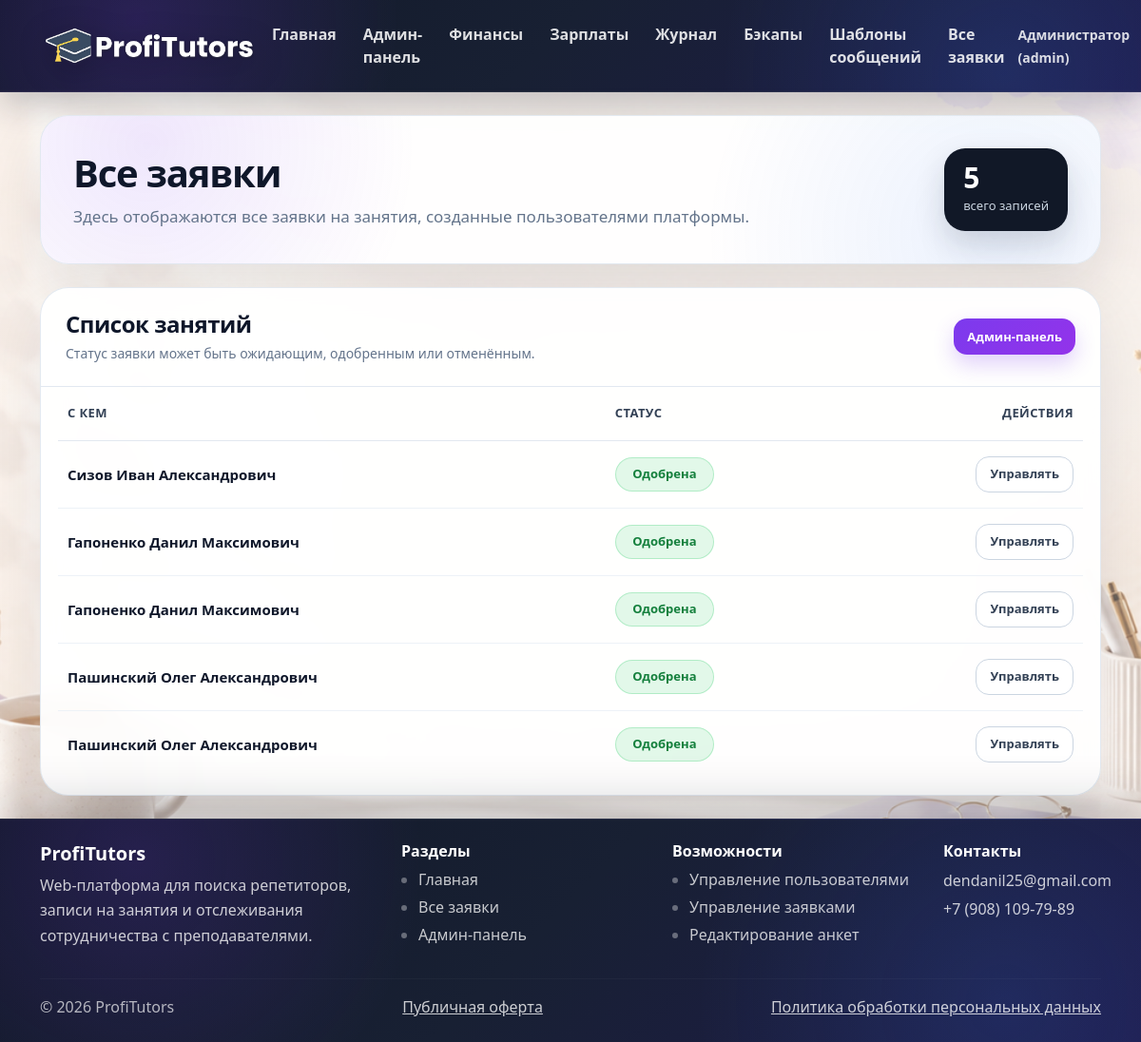
The app's page /bookings (signed in) with its own data.
### app.py (models this page shows)
class User(db.Model):
    __tablename__ = "users"
    id = db.Column(db.Integer, primary_key=True)
    name = db.Column(db.String(120), nullable=False)
    email = db.Column(db.String(180), nullable=False, unique=True)
    password_hash = db.Column(db.String(255), nullable=False)
    role = db.Column(db.String(20), nullable=False)
    tutor_status = db.Column(db.String(20), default="approved")
    can_edit_profile = db.Column(db.Boolean, default=True)
    can_receive_bookings = db.Column(db.Boolean, default=True)
    can_be_visible = db.Column(db.Boolean, default=True)
    is_hidden = db.Column(db.Boolean, default=False)
    admin_owner_id = db.Column(db.Integer, db.ForeignKey("users.id"), nullable=True)
    admin_owner_key = db.Column(db.String(20), nullable=True)
    telegram_chat_id = db.Column(db.String(40), nullable=True)
    telegram_link_code = db.Column(db.String(20), nullable=True, unique=True)
    email_verified = db.Column(db.Boolean, default=True)
    email_verification_code = db.Column(db.String(10), nullable=True)
    email_verification_expires = db.Column(db.DateTime, nullable=True)
    email_verification_sent_at = db.Column(db.DateTime, nullable=True)
    offer_accepted_at = db.Column(db.DateTime, nullable=True)
    pdn_consent_at = db.Column(db.DateTime, nullable=True)
    created_at = db.Column(db.DateTime, default=datetime.utcnow)
    tutor_profile = db.relationship(
        "TutorProfile",
        back_populates="user",
        uselist=False,
        cascade="all, delete-orphan",
    )

### app.py (the view)
@app.route("/bookings")
@login_required
def bookings():
    user = current_user()
    if user.role == "parent":
        bookings_query = Booking.query.filter_by(parent_id=user.id)
    elif user.role == "tutor":
        if not tutor_can_receive_bookings(user):
            return redirect(url_for("tutor_moderation"))
        bookings_query = Booking.query.filter_by(tutor_id=user.id)
    else:
        bookings_query = Booking.query
    bookings_items = bookings_query.order_by(Booking.created_at.desc()).all()
    view = []
    for booking in bookings_items:
        if user.role == "parent":
            other_user = booking.tutor
        elif user.role == "tutor":
            other_user = booking.parent
        else:
            other_user = booking.tutor or booking.parent
        view.append(
            {
                "id": booking.id,
                "date": booking.lesson_date,
                "time": booking.lesson_time,
                "with_name": other_user.name if other_user else "—",
                "parent_id": booking.parent_id,
                "tutor_id": booking.tutor_id,
                "status": booking.status,
            }
        )
    return render_template("bookings.html", title="Мои записи", bookings=view)

### templates/bookings.html (shortened to what this page needs)
{% extends "base.html" %}
{% block content %}
<div class="bookings-page">
    <section class="bookings-hero">
        <div>
            {% if user.role == "tutor" %}
                <h1 class="bookings-title">
                    Заявки родителей
                </h1>
                <p class="bookings-text">
                    Здесь отображаются заявки родителей на занятия. Репетитор может принять заявку,
                    вернуть её в ожидание или отменить.
                </p>
            {% else %}
                <h1 class="bookings-title">
                    Все заявки
                </h1>
                <p class="bookings-text">
                    Здесь отображаются все заявки на занятия, созданные пользователями платформы.
                </p>
            {% endif %}
        </div>
        <div class="bookings-count-card">
            <div class="bookings-count-number">
                {{ bookings|length }}
            </div>
            <div class="bookings-count-text">
                всего записей
            </div>
        </div>
    </section>
    <section class="bookings-card">
        <div class="bookings-card-header">
            <div>
                {% if user.role == "tutor" %}
                    <h2 class="bookings-card-title">
                        Заявки на мои занятия
                    </h2>
                    <p class="bookings-card-subtitle">
                        Меняйте статус заявки после согласования с родителем.
                    </p>
                {% else %}
                    <h2 class="bookings-card-title">
                        Список занятий
                    </h2>
                    <p class="bookings-card-subtitle">
                        Статус заявки может быть ожидающим, одобренным или отменённым.
                    </p>
                {% endif %}
            </div>
            {% if user.role == "parent" %}
                <a href="{{ url_for('tutors') }}" class="ps-btn ps-btn-main">
                    Найти репетитора
                </a>
            {% elif user.role == "tutor" %}
                <a href="{{ url_for('edit_tutor_profile') }}" class="ps-btn ps-btn-main">
                    Редактировать профиль
                </a>
            {% elif user.role == "admin" %}
                <a href="{{ url_for('admin') }}" class="ps-btn ps-btn-main">
                    Админ-панель
                </a>
            {% endif %}
        </div>
        {% if bookings %}
            <div class="bookings-table-wrap">
                <table class="bookings-table">
                    <thead>
                        <tr>
                            {% if user.role == "tutor" %}
                                <th>Родитель</th>
                            {% elif user.role == "parent" %}
                                <th>Репетитор</th>
                            {% else %}
                                <th>С кем</th>
                            {% endif %}
                            <th>Статус</th>
                            <th class="text-end">Действия</th>
                        </tr>
                    </thead>
                    <tbody>
                        {% for b in bookings %}
                        <tr>
                            <td class="booking-person">
                                {{ b.with_name }}
                            </td>
                            <td>
                                {% if b.status == "approved" %}
                                    <span class="status-badge status-approved">
                                        Одобрена
                                    </span>
                                {% elif b.status == "cancelled" %}
                                    <span class="status-badge status-cancelled">
                                        Отменена
                                    </span>
                                {% else %}
                                    <span class="status-badge status-pending">
                                        Ожидает
                                    </span>
                                {% endif %}
                            </td>
                            <td>
                                <div class="booking-actions">
                                    {% if user.role == "tutor" %}
                                        {% if b.status == "approved" and not user.is_hidden %}
                                            <a class="ps-btn ps-btn-main"
                                               href="{{ url_for('visible_tutor_reports', parent_id=b.parent_id) }}">
                                                Отчёты
                                            </a>
                                        {% endif %}
                                        <form method="post"
                                              action="{{ url_for('tutor_update_booking_status', booking_id=b.id) }}"
                                              class="status-form">
                {{ csrf_field() }}
                                            <select name="status" class="status-select">
                                                <option value="pending" {% if b.status == "pending" %}selected{% endif %}>
                                                    Ожидает
                                                </option>
                                                <option value="approved" {% if b.status == "approved" %}selected{% endif %}>
                                                    Одобрена
                                                </option>
                                                <option value="cancelled" {% if b.status == "cancelled" %}selected{% endif %}>
                                                    Отменена
                                                </option>
                                            </select>
                                            <button type="submit" class="ps-btn ps-btn-green">
                                                Сохранить
                                            </button>
                                        </form>
                                        <form method="post"
                                              action="{{ url_for('tutor_delete_booking', booking_id=b.id) }}"
                                              class="d-inline"
                                              onsubmit="return confirm('Удалить эту заявку?');">
                {{ csrf_field() }}
                                            <button type="submit" class="ps-btn ps-btn-danger">
                                                Удалить
                                            </button>
                                        </form>
                                    {% elif user.role == "admin" %}
                                        <a href="{{ url_for('admin') }}" class="ps-btn ps-btn-soft">
                                            Управлять
                                        </a>
                                    {% endif %}
                                </div>
                            </td>
                        </tr>
                        {% endfor %}
                    </tbody>
                </table>
            </div>
        {% endif %}
    </section>
</div>
{% endblock %}

### templates/base.html (shortened to what this page needs)
<!doctype html>
<html lang="ru">
<head>
  <link href="https://cdn.jsdelivr.net/npm/bootstrap@5.3.3/dist/css/bootstrap.min.css" rel="stylesheet">
  <link rel="stylesheet" href="{{ url_for('static', filename='css/styles.css') }}">
</head>
<body class="d-flex flex-column min-vh-100">
<nav class="navbar navbar-expand-lg navbar-dark">
  <div class="container">
    <a href="{{ url_for('index') }}" class="navbar-brand logo-link">
      <img
        src="{{ url_for('static', filename='img/logo.png') }}"
        alt="ProfiTutors"
        width="230"
        height="230"
        style="object-fit: contain; display:block;"
      >
    </a>
    <div class="collapse navbar-collapse" id="nav">
      <ul class="navbar-nav me-auto">
        <li class="nav-item">
          <a class="nav-link text-light" href="{{ url_for('index') }}">
            Главная
          </a>
        </li>
        {% if user and user.role == "admin" %}
          <li class="nav-item">
            <a class="nav-link text-light" href="{{ url_for('admin') }}">
              Админ-панель
            </a>
          </li>
          <li class="nav-item">
            <a class="nav-link text-light" href="{{ url_for('admin_finance') }}">
              Финансы
            </a>
          </li>
          <li class="nav-item">
            <a class="nav-link text-light" href="{{ url_for('admin_payroll') }}">
              Зарплаты
            </a>
          </li>
          <li class="nav-item">
            <a class="nav-link text-light" href="{{ url_for('admin_finance_log') }}">
              Журнал
            </a>
          </li>
          <li class="nav-item">
            <a class="nav-link text-light" href="{{ url_for('admin_backups') }}">
              Бэкапы
            </a>
          </li>
          <li class="nav-item">
            <a class="nav-link text-light" href="{{ url_for('admin_message_templates') }}">
              Шаблоны сообщений
            </a>
          </li>
        {% endif %}
        {% if user and user.role == "admin" %}
          <li class="nav-item">
            <a class="nav-link text-light" href="{{ url_for('bookings') }}">
              Все заявки
            </a>
          </li>
        {% elif user and user.role == "tutor" and user.tutor_status == "approved" and user.can_receive_bookings and not user.is_hidden %}
          <li class="nav-item">
            <a class="nav-link text-light" href="{{ url_for('bookings') }}">
              Заявки родителей
            </a>
          </li>
        {% endif %}
      </ul>
      <ul class="navbar-nav align-items-center">
        {% if user %}
          <li class="nav-item me-2">
            <span class="navbar-text text-light small">
              {{ user.name }}
              {% if user.role == "admin" %}
                (admin)
              {% elif user.role == "tutor" %}
                (tutor)
              {% else %}
                (parent)
              {% endif %}
            </span>
          </li>
          {% if user.role == "admin" %}
            <li class="nav-item me-2">
              <a class="nav-link text-light" href="{{ url_for('admin') }}">
              </a>
            </li>
          {% endif %}
        {% endif %}
      </ul>
    </div>
  </div>
</nav>
<main class="container my-4 flex-grow-1">
  {% block content %}{% endblock %}
</main>
<footer class="site-footer mt-auto">
  <div class="container py-4">
    <div class="row g-4">
      <div class="col-md-4">
        <h5 class="footer-title">
          ProfiTutors
        </h5>
        <p class="footer-text">
          Web-платформа для поиска репетиторов,
          записи на занятия и отслеживания
          сотрудничества с преподавателями.
        </p>
      </div>
      <div class="col-md-3">
        <h6 class="footer-title">
          Разделы
        </h6>
        <ul class="footer-links">
          <li>
            <a href="{{ url_for('index') }}">
              Главная
            </a>
          </li>
          {% if user and user.role == "admin" %}
            <li>
              <a href="{{ url_for('bookings') }}">
                Все заявки
              </a>
            </li>
          {% elif user and user.role == "tutor" and user.tutor_status == "approved" and user.can_receive_bookings and not user.is_hidden %}
            <li>
              <a href="{{ url_for('bookings') }}">
                Заявки родителей
              </a>
            </li>
          {% endif %}
          {% if user and user.role == "admin" %}
            <li>
              <a href="{{ url_for('admin') }}">
                Админ-панель
              </a>
            </li>
          {% endif %}
        </ul>
      </div>
      <div class="col-md-3">
        <h6 class="footer-title">
          Возможности
        </h6>
        <ul class="footer-links">
          {% if user and user.role == "admin" %}
            <li>
              <a href="{{ url_for('admin') }}">
                Управление пользователями
              </a>
            </li>
            <li>
              <a href="{{ url_for('admin') }}">
                Управление заявками
              </a>
            </li>
            <li>
              <a href="{{ url_for('admin') }}">
                Редактирование анкет
              </a>
            </li>
          {% endif %}
        </ul>
      </div>
      <div class="col-md-2">
        <h6 class="footer-title">
          Контакты
        </h6>
        <p class="footer-text mb-1">
          dendanil25@gmail.com
        </p>
        <p class="footer-text">
          +7 (908) 109-79-89
        </p>
      </div>
    </div>
    <hr class="footer-line">
    <div class="d-flex flex-column flex-md-row justify-content-between align-items-center gap-2 footer-bottom">
      <span>
        © 2026 ProfiTutors
      </span>
      <a href="{{ url_for('public_offer') }}" class="footer-text">
        Публичная оферта
      </a>
      <a href="{{ url_for('privacy_policy') }}" class="footer-text">
        Политика обработки персональных данных
      </a>
    </div>
  </div>
</footer>
</body>
</html>

### records on screen
User: name "Администратор"
User: with_name "Сизов Иван Александрович"
User: with_name "Гапоненко Данил Максимович" "Гапоненко Данил Максимович"
User: with_name "Пашинский Олег Александрович" "Пашинский Олег Александрович"

### other values on screen
{{ bookings|length }} "5"
